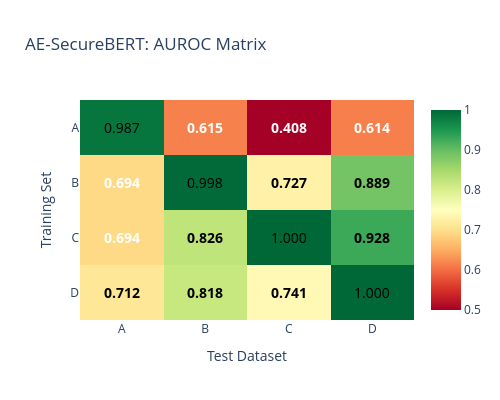
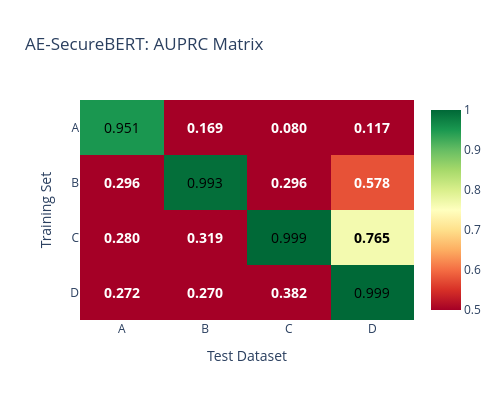
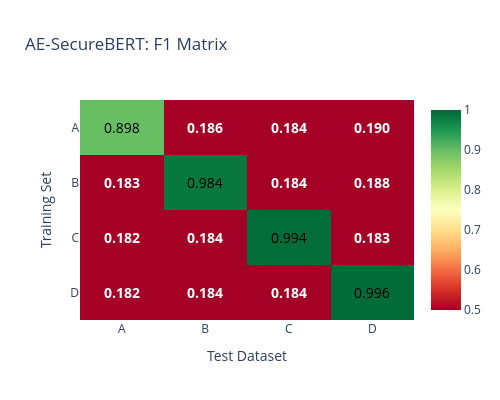

These figures' notebook cell, in order:
### Markdown cell above
## AE-SecureBERT Results (Specialised)

### Code cell
train_sets = ["D", "C", "B", "A"]
test_sets = ["A", "B", "C", "D"]

results_path = f"{base_results_path}/sbert_specialised"
ae_sbert_results = load_matrix_results(results_path, "ae_sbert", train_sets, test_sets)

fig_auroc = create_heatmap(ae_sbert_results["auroc"], "AE-SecureBERT: AUROC Matrix")
fig_auprc = create_heatmap(ae_sbert_results["auprc"], "AE-SecureBERT: AUPRC Matrix")
fig_f1 = create_heatmap(ae_sbert_results["f1"], "AE-SecureBERT: F1 Matrix")

fig_auroc.show()
fig_auprc.show()
fig_f1.show()

save_figure(fig_auroc, "ae_sbert_auroc_specialised")
save_figure(fig_auprc, "ae_sbert_auprc_specialised")

### Figure 1 — Plotly figure (JSON) as saved in the notebook; plotly's stock layout.template omitted (floating-point values rounded to 4 significant figures)
{"data": [{"colorscale": [[0, "rgb(165,0,38)"], [0.1, "rgb(215,48,39)"], [0.2, "rgb(244,109,67)"], [0.3, "rgb(253,174,97)"], [0.4, "rgb(254,224,139)"], [0.5, "rgb(255,255,191)"], [0.6, "rgb(217,239,139)"], [0.7, "rgb(166,217,106)"], [0.8, "rgb(102,189,99)"], [0.9, "rgb(26,152,80)"], [1, "rgb(0,104,55)"]], "showscale": true, "type": "heatmap", "x": ["A", "B", "C", "D"], "y": ["D", "C", "B", "A"], "z": [[0.7116, 0.8175, 0.7405, 0.9997], [0.6942, 0.8257, 0.9997, 0.9276], [0.6936, 0.998, 0.7269, 0.8891], [0.9868, 0.6151, 0.408, 0.6137]], "zmax": 1, "zmin": 0.5}], "layout": {"annotations": [{"font": {"color": "black", "size": 14, "weight": "bold"}, "showarrow": false, "text": "0.712", "x": "A", "y": "D"}, {"font": {"color": "black", "size": 14, "weight": "bold"}, "showarrow": false, "text": "0.818", "x": "B", "y": "D"}, {"font": {"color": "black", "size": 14, "weight": "bold"}, "showarrow": false, "text": "0.741", "x": "C", "y": "D"}, {"font": {"color": "black", "size": 14, "weight": "normal"}, "showarrow": false, "text": "1.000", "x": "D", "y": "D"}, {"font": {"color": "white", "size": 14, "weight": "bold"}, "showarrow": false, "text": "0.694", "x": "A", "y": "C"}, {"font": {"color": "black", "size": 14, "weight": "bold"}, "showarrow": false, "text": "0.826", "x": "B", "y": "C"}, {"font": {"color": "black", "size": 14, "weight": "normal"}, "showarrow": false, "text": "1.000", "x": "C", "y": "C"}, {"font": {"color": "black", "size": 14, "weight": "bold"}, "showarrow": false, "text": "0.928", "x": "D", "y": "C"}, {"font": {"color": "white", "size": 14, "weight": "bold"}, "showarrow": false, "text": "0.694", "x": "A", "y": "B"}, {"font": {"color": "black", "size": 14, "weight": "normal"}, "showarrow": false, "text": "0.998", "x": "B", "y": "B"}, {"font": {"color": "black", "size": 14, "weight": "bold"}, "showarrow": false, "text": "0.727", "x": "C", "y": "B"}, {"font": {"color": "black", "size": 14, "weight": "bold"}, "showarrow": false, "text": "0.889", "x": "D", "y": "B"}, {"font": {"color": "black", "size": 14, "weight": "normal"}, "showarrow": false, "text": "0.987", "x": "A", "y": "A"}, {"font": {"color": "white", "size": 14, "weight": "bold"}, "showarrow": false, "text": "0.615", "x": "B", "y": "A"}, {"font": {"color": "white", "size": 14, "weight": "bold"}, "showarrow": false, "text": "0.408", "x": "C", "y": "A"}, {"font": {"color": "white", "size": 14, "weight": "bold"}, "showarrow": false, "text": "0.614", "x": "D", "y": "A"}], "height": 400, "title": {"text": "AE-SecureBERT: AUROC Matrix"}, "width": 500, "xaxis": {"title": {"text": "Test Dataset"}}, "yaxis": {"title": {"text": "Training Set"}}}}

### Figure 2 — Plotly figure (JSON) as saved in the notebook; plotly's stock layout.template omitted (floating-point values rounded to 4 significant figures)
{"data": [{"colorscale": [[0, "rgb(165,0,38)"], [0.1, "rgb(215,48,39)"], [0.2, "rgb(244,109,67)"], [0.3, "rgb(253,174,97)"], [0.4, "rgb(254,224,139)"], [0.5, "rgb(255,255,191)"], [0.6, "rgb(217,239,139)"], [0.7, "rgb(166,217,106)"], [0.8, "rgb(102,189,99)"], [0.9, "rgb(26,152,80)"], [1, "rgb(0,104,55)"]], "showscale": true, "type": "heatmap", "x": ["A", "B", "C", "D"], "y": ["D", "C", "B", "A"], "z": [[0.2715, 0.2702, 0.3815, 0.9991], [0.2804, 0.3192, 0.9991, 0.7652], [0.2963, 0.9931, 0.2963, 0.5778], [0.9506, 0.1685, 0.0799, 0.1175]], "zmax": 1, "zmin": 0.5}], "layout": {"annotations": [{"font": {"color": "white", "size": 14, "weight": "bold"}, "showarrow": false, "text": "0.272", "x": "A", "y": "D"}, {"font": {"color": "white", "size": 14, "weight": "bold"}, "showarrow": false, "text": "0.270", "x": "B", "y": "D"}, {"font": {"color": "white", "size": 14, "weight": "bold"}, "showarrow": false, "text": "0.382", "x": "C", "y": "D"}, {"font": {"color": "black", "size": 14, "weight": "normal"}, "showarrow": false, "text": "0.999", "x": "D", "y": "D"}, {"font": {"color": "white", "size": 14, "weight": "bold"}, "showarrow": false, "text": "0.280", "x": "A", "y": "C"}, {"font": {"color": "white", "size": 14, "weight": "bold"}, "showarrow": false, "text": "0.319", "x": "B", "y": "C"}, {"font": {"color": "black", "size": 14, "weight": "normal"}, "showarrow": false, "text": "0.999", "x": "C", "y": "C"}, {"font": {"color": "black", "size": 14, "weight": "bold"}, "showarrow": false, "text": "0.765", "x": "D", "y": "C"}, {"font": {"color": "white", "size": 14, "weight": "bold"}, "showarrow": false, "text": "0.296", "x": "A", "y": "B"}, {"font": {"color": "black", "size": 14, "weight": "normal"}, "showarrow": false, "text": "0.993", "x": "B", "y": "B"}, {"font": {"color": "white", "size": 14, "weight": "bold"}, "showarrow": false, "text": "0.296", "x": "C", "y": "B"}, {"font": {"color": "white", "size": 14, "weight": "bold"}, "showarrow": false, "text": "0.578", "x": "D", "y": "B"}, {"font": {"color": "black", "size": 14, "weight": "normal"}, "showarrow": false, "text": "0.951", "x": "A", "y": "A"}, {"font": {"color": "white", "size": 14, "weight": "bold"}, "showarrow": false, "text": "0.169", "x": "B", "y": "A"}, {"font": {"color": "white", "size": 14, "weight": "bold"}, "showarrow": false, "text": "0.080", "x": "C", "y": "A"}, {"font": {"color": "white", "size": 14, "weight": "bold"}, "showarrow": false, "text": "0.117", "x": "D", "y": "A"}], "height": 400, "title": {"text": "AE-SecureBERT: AUPRC Matrix"}, "width": 500, "xaxis": {"title": {"text": "Test Dataset"}}, "yaxis": {"title": {"text": "Training Set"}}}}

### Figure 3 — Plotly figure (JSON) as saved in the notebook; plotly's stock layout.template omitted (floating-point values rounded to 4 significant figures)
{"data": [{"colorscale": [[0, "rgb(165,0,38)"], [0.1, "rgb(215,48,39)"], [0.2, "rgb(244,109,67)"], [0.3, "rgb(253,174,97)"], [0.4, "rgb(254,224,139)"], [0.5, "rgb(255,255,191)"], [0.6, "rgb(217,239,139)"], [0.7, "rgb(166,217,106)"], [0.8, "rgb(102,189,99)"], [0.9, "rgb(26,152,80)"], [1, "rgb(0,104,55)"]], "showscale": true, "type": "heatmap", "x": ["A", "B", "C", "D"], "y": ["D", "C", "B", "A"], "z": [[0.1821, 0.1835, 0.1841, 0.9957], [0.1821, 0.1835, 0.9943, 0.1832], [0.1827, 0.9837, 0.1841, 0.1878], [0.8983, 0.1863, 0.1841, 0.1902]], "zmax": 1, "zmin": 0.5}], "layout": {"annotations": [{"font": {"color": "white", "size": 14, "weight": "bold"}, "showarrow": false, "text": "0.182", "x": "A", "y": "D"}, {"font": {"color": "white", "size": 14, "weight": "bold"}, "showarrow": false, "text": "0.184", "x": "B", "y": "D"}, {"font": {"color": "white", "size": 14, "weight": "bold"}, "showarrow": false, "text": "0.184", "x": "C", "y": "D"}, {"font": {"color": "black", "size": 14, "weight": "normal"}, "showarrow": false, "text": "0.996", "x": "D", "y": "D"}, {"font": {"color": "white", "size": 14, "weight": "bold"}, "showarrow": false, "text": "0.182", "x": "A", "y": "C"}, {"font": {"color": "white", "size": 14, "weight": "bold"}, "showarrow": false, "text": "0.184", "x": "B", "y": "C"}, {"font": {"color": "black", "size": 14, "weight": "normal"}, "showarrow": false, "text": "0.994", "x": "C", "y": "C"}, {"font": {"color": "white", "size": 14, "weight": "bold"}, "showarrow": false, "text": "0.183", "x": "D", "y": "C"}, {"font": {"color": "white", "size": 14, "weight": "bold"}, "showarrow": false, "text": "0.183", "x": "A", "y": "B"}, {"font": {"color": "black", "size": 14, "weight": "normal"}, "showarrow": false, "text": "0.984", "x": "B", "y": "B"}, {"font": {"color": "white", "size": 14, "weight": "bold"}, "showarrow": false, "text": "0.184", "x": "C", "y": "B"}, {"font": {"color": "white", "size": 14, "weight": "bold"}, "showarrow": false, "text": "0.188", "x": "D", "y": "B"}, {"font": {"color": "black", "size": 14, "weight": "normal"}, "showarrow": false, "text": "0.898", "x": "A", "y": "A"}, {"font": {"color": "white", "size": 14, "weight": "bold"}, "showarrow": false, "text": "0.186", "x": "B", "y": "A"}, {"font": {"color": "white", "size": 14, "weight": "bold"}, "showarrow": false, "text": "0.184", "x": "C", "y": "A"}, {"font": {"color": "white", "size": 14, "weight": "bold"}, "showarrow": false, "text": "0.190", "x": "D", "y": "A"}], "height": 400, "title": {"text": "AE-SecureBERT: F1 Matrix"}, "width": 500, "xaxis": {"title": {"text": "Test Dataset"}}, "yaxis": {"title": {"text": "Training Set"}}}}
